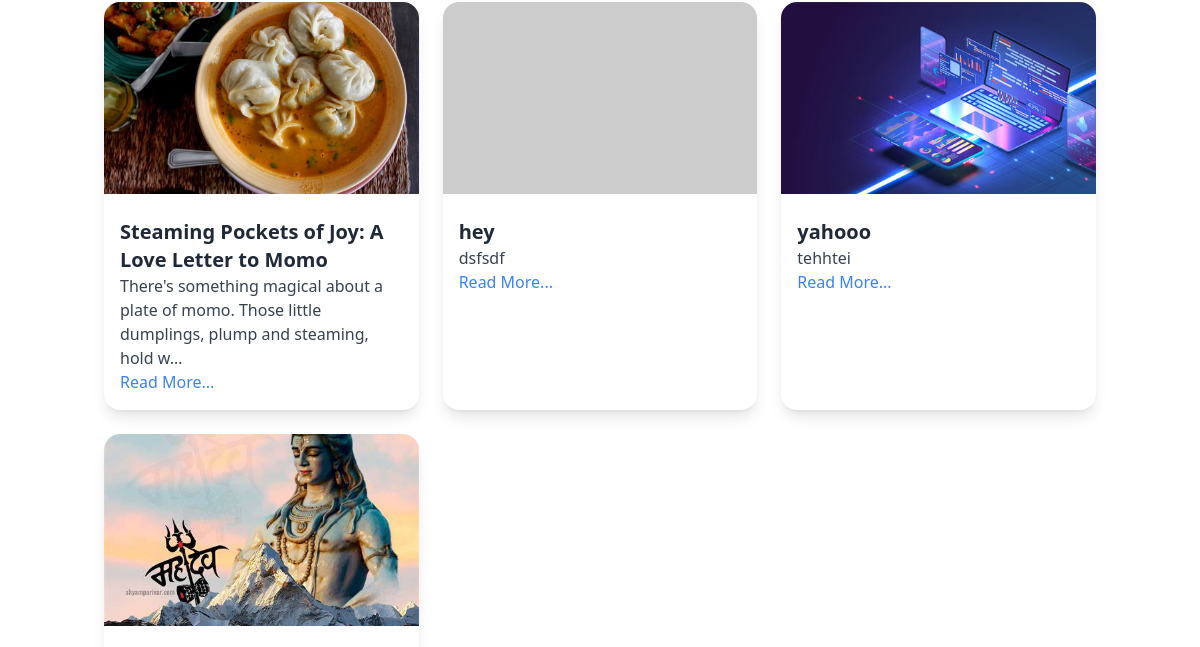
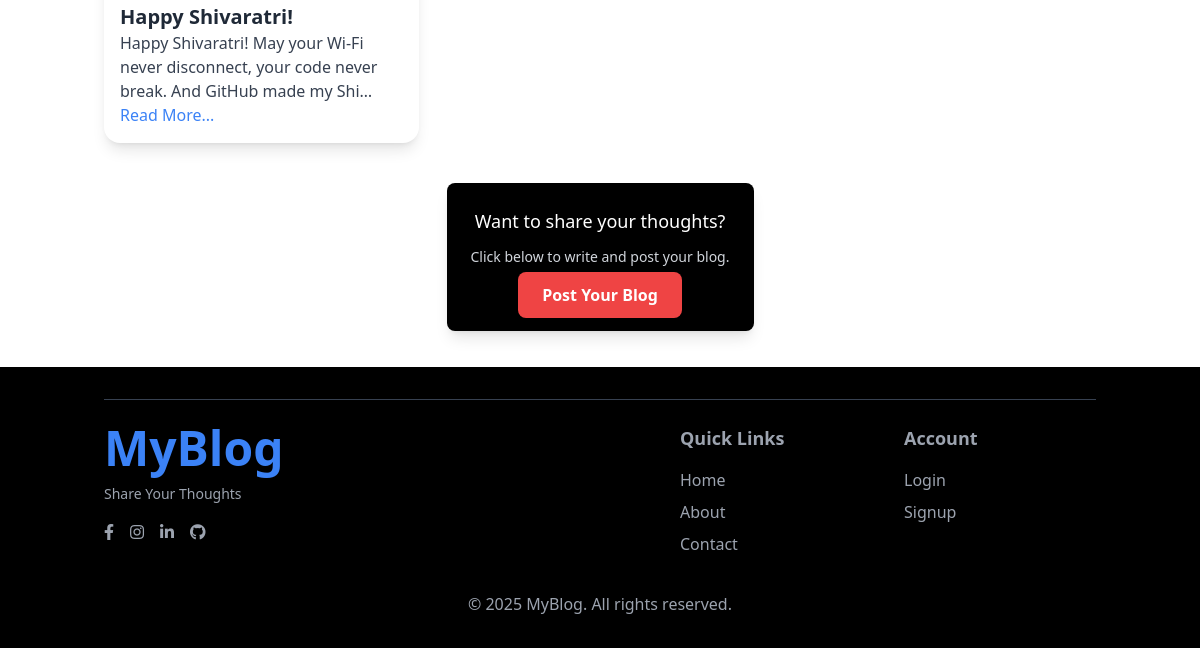
The page /allblogs/ (lower part) on the database as committed earlier (2 pictures, top to bottom).
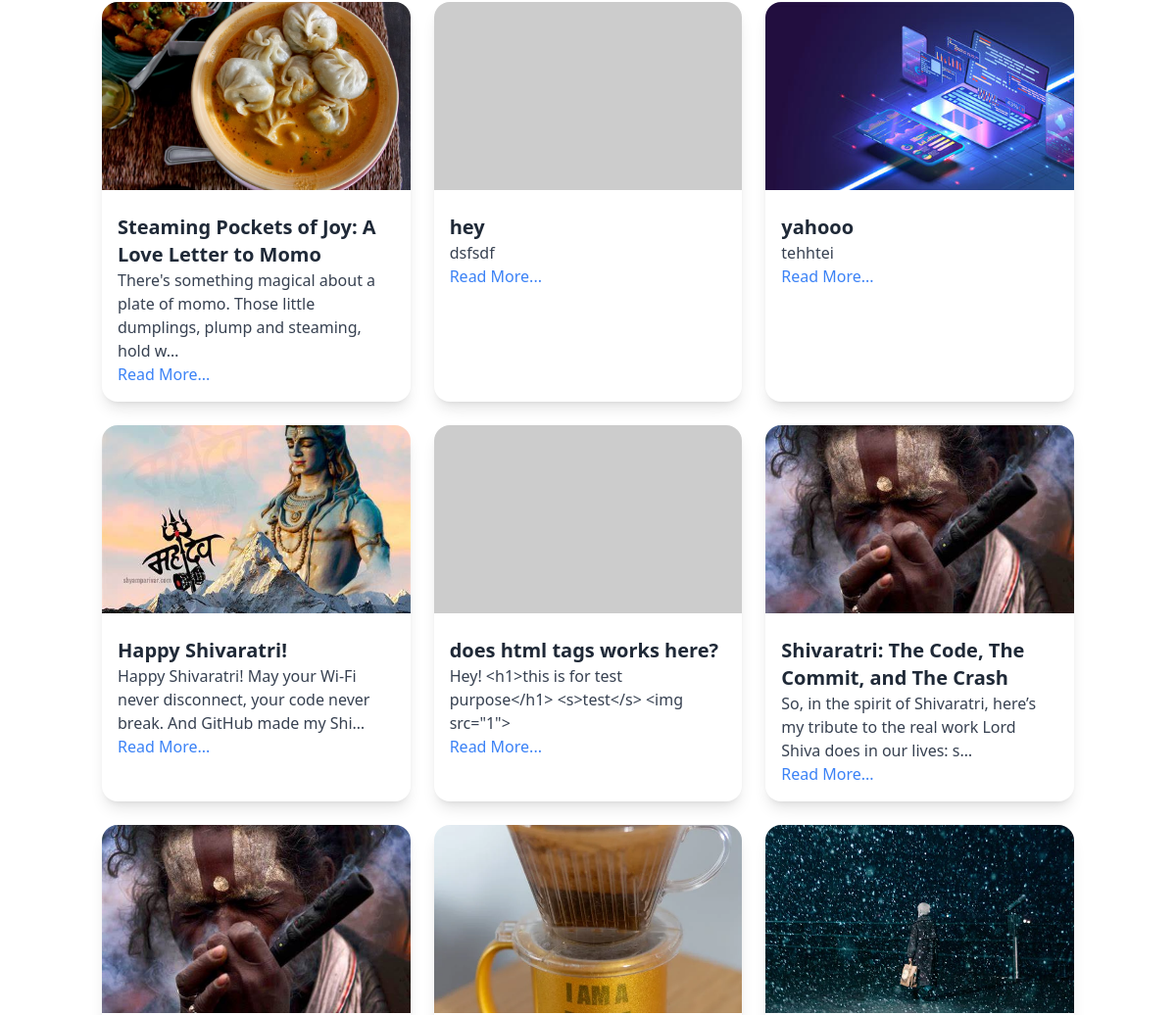
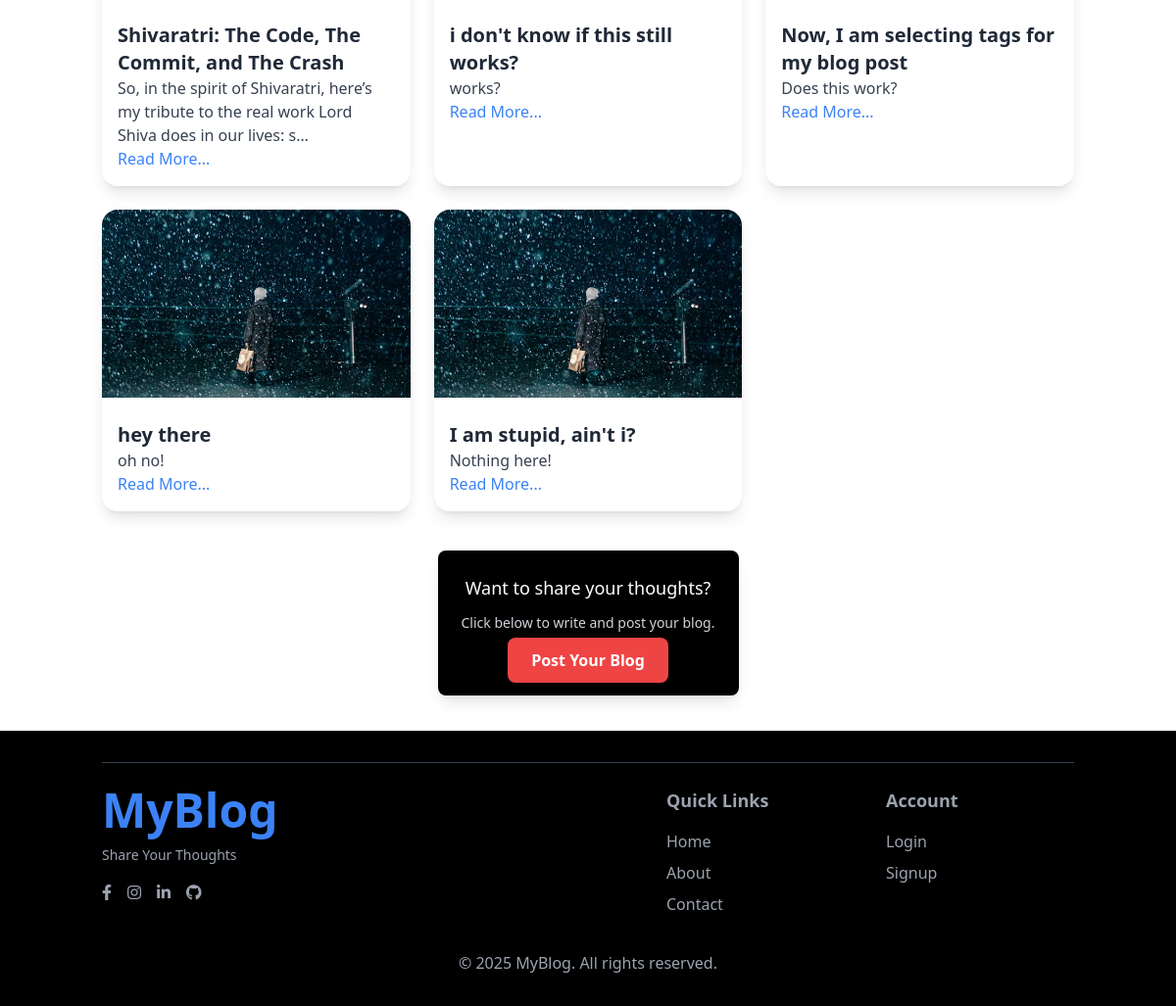
The same page on the database as committed later (2 pictures, top to bottom).
### blog/models.py (models this page shows, shortened)
class Post(models.Model):
    title=models.CharField(max_length=200)
    content=models.TextField()
    author=models.CharField(max_length=100)
    created_at=models.DateTimeField(auto_now_add=True)
    updated_at=models.DateTimeField(auto_now=True)
    image = models.ImageField(upload_to='blog_images/', null=True, blank=True)
    tags = models.ManyToManyField(Tag, related_name='posts', blank=True)
    views = models.PositiveIntegerField(default=0)

### blog/views.py (the view)
# urls.py: path('allblogs/',views.all_blogs, name='all_blogs'),
def all_blogs(request):
    posts=Post.objects.all()
    return render(request,'all_blog.html',{'posts':posts})

### blog/templates/all_blog.html (shortened to what this page needs)
{% extends 'base.html' %}
{% block content %}
<div class="container mx-auto pt-20 px-4">
    <div class="grid md:grid-cols-3 gap-6">
        {% for post in posts %}
        <div class="bg-white rounded-2xl shadow-lg overflow-hidden transition-transform transform hover:scale-105 hover:shadow-xl">
            {% if post.image %}
            <img src="{{ post.image.url }}" alt="Post Image" class="w-full h-48 object-cover">
            {% else %}
            <img src="https://via.placeholder.com/300" alt="No Image" class="w-full h-48 object-cover">
            {% endif %}
            <div class="p-4">
                <h2 class="text-xl font-semibold text-gray-800 mt-2">{{ post.title }}</h2>
                <p class="text-gray-700">{{ post.content|truncatechars:100 }}</p>
                <a href="{% url 'blog' post.id %}" class="text-blue-500 hover:underline">Read More...</a>
            </div>
        </div>
        {% empty %}
        <p class="col-span-3 text-center text-gray-500">No posts available.</p>
        {% endfor %}
    </div>
</div>
<div class="flex justify-center mt-10">
    <div class="bg-black text-white p-6 rounded-lg shadow-lg text-center">
        <p class="mb-3 text-lg">Want to share your thoughts?</p>
        <p class="text-gray-300 text-sm mb-4">Click below to write and post your blog.</p>
        <a href="{%url 'postblog' %}" class="bg-red-500 text-white px-6 py-3 rounded-lg font-bold shadow-md
           hover:bg-red-600 transform hover:scale-105 transition">
            Post Your Blog
        </a>
    </div>
</div>
{% endblock %}

Rows that differ between the two databases and show on the page:
added Post: title "does html tags works here?", content "Hey! <h1>this is for test purpose</h1> <s>test</s> <img src=\"1\">"
added Post: image (picture), title "Shivaratri: The Code, The Commit, and The Crash", content "So, in the spirit of Shivaratri, here’s my tribute to the real work Lord Shiva does in our lives: s…"
added Post: image (picture), title "Shivaratri: The Code, The Commit, and The Crash", content "So, in the spirit of Shivaratri, here’s my tribute to the real work Lord Shiva does in our lives: s…"
added Post: image (picture), title "i don't know if this still works?", content "works?"
added Post: image (picture), title "Now, I am selecting tags for my blog post", content "Does this work?"
added Post: image (picture), title "hey there", content "oh no!"
added Post: image (picture), title "I am stupid, ain't i?", content "Nothing here!"
